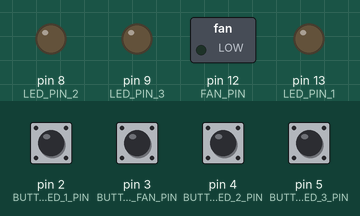
Bench run of a sketch on a simulated Arduino Uno, built with avr-gcc and run on an emulated ATmega328P. Shown: switched loads named in the sketch (green lamp = pin HIGH), output pins drawn as LEDs (lit = HIGH). The inputs (shaded band) are chosen by the test bench; at power-on: pin 2 (BUTTON_LED_1_PIN), pin 3 (BUTTON_FAN_PIN), pin 4 (BUTTON_LED_2_PIN), pin 5 (BUTTON_LED_3_PIN) HIGH.

Above: at 1.2 s.
1.3 s: pin 2 (BUTTON_LED_1_PIN) pulled LOW for 1 s
At 1.52 s:
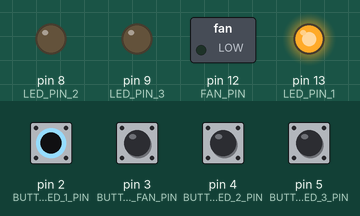
4.8 s: pin 3 (BUTTON_FAN_PIN) pulled LOW for 0.15 s
At 4.87 s:
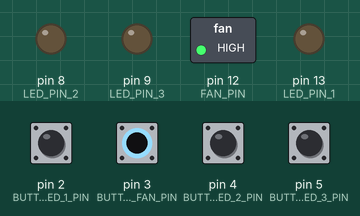
7.8 s: pin 4 (BUTTON_LED_2_PIN) pulled LOW for 1 s
At 8.6 s:
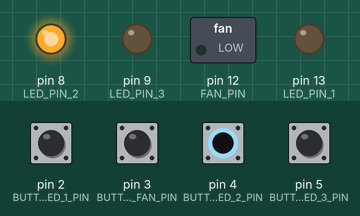
10.3 s: pin 5 (BUTTON_LED_3_PIN) pulled LOW for 0.15 s
At 10.37 s:
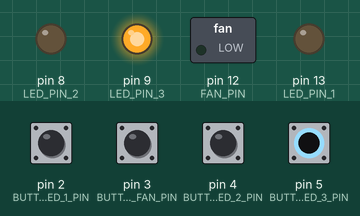
13.3 s: pin 2 (BUTTON_LED_1_PIN) pulled LOW for 0.15 s
At 14.9 s:
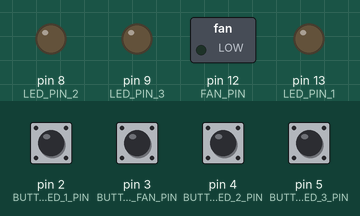
15.3 s: pin 3 (BUTTON_FAN_PIN) pulled LOW for 1 s
At 15.7 s:
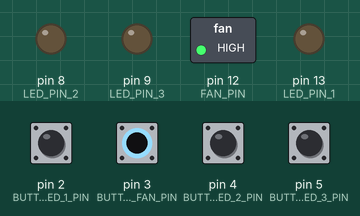
Timing chart, 0 to 18.3 s (numbered marks = the images above; inputs shaded):
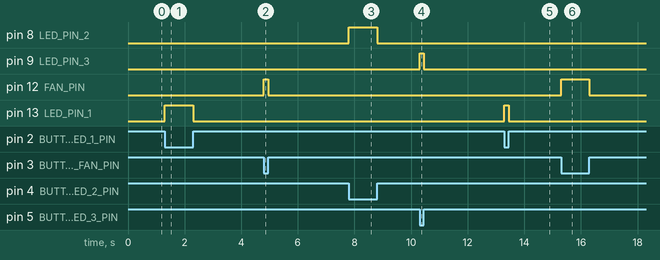

Measured:
- after the input at 1.3 s, pin 13 (LED_PIN_1): LOW → HIGH at once, → LOW 1.0 s later
- after the input at 4.8 s, pin 12 (FAN_PIN): LOW → HIGH at once, → LOW 0.15 s later
- after the input at 7.8 s, pin 8 (LED_PIN_2): LOW → HIGH at once, → LOW 1.0 s later
- after the input at 10.3 s, pin 9 (LED_PIN_3): LOW → HIGH at once, → LOW 0.15 s later
- after the input at 13.3 s, pin 13 (LED_PIN_1): LOW → HIGH at once, → LOW 0.15 s later
- after the input at 15.3 s, pin 12 (FAN_PIN): LOW → HIGH at once, → LOW 1.0 s later

The sketch:

led_and_fan_control_by_TIMER_2_code_copy_20241118225811.ino
```cpp
#define LED_PIN_1 13    // Pin for LED 1
#define LED_PIN_2 8     // Pin for LED 2
#define LED_PIN_3 9     // Pin for LED 3
#define FAN_PIN 12      // Pin for Fan (Motor)

#define BUTTON_LED_1_PIN 2   // Pin for LED 1 Control Button
#define BUTTON_LED_2_PIN 4   // Pin for LED 2 Control Button
#define BUTTON_LED_3_PIN 5   // Pin for LED 3 Control Button
#define BUTTON_FAN_PIN 3     // Pin for Fan Control Button

volatile bool toggleState = false;  // Variable to hold the toggle state for Timer
volatile bool ledButtonState1 = false, ledButtonState2 = false, ledButtonState3 = false, fanButtonState = false;  // To store the state of the buttons

void setup() {
  // Set pin modes for LEDs and Fan
  DDRB |= (1 << DDB5);  // Set Pin 13 as output (PB5 for LED 1)
  DDRB |= (1 << DDB4);  // Set Pin 12 as output (PB4 for Fan)
  DDRB |= (1 << DDB0);  // Set Pin 8 as output (PB0 for LED 2)
  DDRB |= (1 << DDB1);  // Set Pin 9 as output (PB1 for LED 3)

  // Set pin modes for buttons (inputs with pull-ups)
  pinMode(BUTTON_LED_1_PIN, INPUT_PULLUP);  // Button for LED 1
  pinMode(BUTTON_LED_2_PIN, INPUT_PULLUP);  // Button for LED 2
  pinMode(BUTTON_LED_3_PIN, INPUT_PULLUP);  // Button for LED 3
  pinMode(BUTTON_FAN_PIN, INPUT_PULLUP);    // Button for Fan

  // Initialize all pins to LOW (turn off both LEDs and Fan)
  PORTB &= ~(1 << PORTB5);  // Set Pin 13 (PB5) LOW (turn off LED 1)
  PORTB &= ~(1 << PORTB0);  // Set Pin 8 (PB0) LOW (turn off LED 2)
  PORTB &= ~(1 << PORTB1);  // Set Pin 9 (PB1) LOW (turn off LED 3)
  PORTB &= ~(1 << PORTB4);  // Set Pin 12 (PB4) LOW (turn off Fan)

  // Disable global interrupts before configuring the timer
  cli();

  // Set Timer 2 to normal mode (8-bit timer)
  TCCR2A = 0;  // Normal mode (WGM20=0, WGM21=0)
  TCCR2B = 0;  // Clear TCCR2B to reset settings

  // Set prescaler to 1024 (CS22=1, CS21=0, CS20=1)
  TCCR2B |= (1 << CS22) | (1 << CS20);

  // Initialize Timer 2 value to 0
  TCNT2 = 0;

  // Enable Timer 2 Overflow Interrupt
  TIMSK2 |= (1 << TOIE2);

  // Re-enable global interrupts
  sei();
}

// Timer 2 Overflow Interrupt Service Routine (ISR)
ISR(TIMER2_OVF_vect) {
  static int counter = 0;
  counter++;

  // Approximate 1 second delay with 8-bit Timer 2
  if (counter >= 61) {
    toggleState = !toggleState;  // Toggle the state

    // Toggle LED 1
    if (toggleState && !ledButtonState1) {
      PORTB |= (1 << PORTB5);  // Turn on LED 1
    } else {
      PORTB &= ~(1 << PORTB5);  // Turn off LED 1
    }

    // Toggle LED 2
    if (toggleState && !ledButtonState2) {
      PORTB |= (1 << PORTB0);  // Turn on LED 2
    } else {
      PORTB &= ~(1 << PORTB0);  // Turn off LED 2
    }

    // Toggle LED 3
    if (toggleState && !ledButtonState3) {
      PORTB |= (1 << PORTB1);  // Turn on LED 3
    } else {
      PORTB &= ~(1 << PORTB1);  // Turn off LED 3
    }

    // Toggle Fan
    if (toggleState && !fanButtonState) {
      PORTB |= (1 << PORTB4);  // Turn on Fan
    } else {
      PORTB &= ~(1 << PORTB4);  // Turn off Fan
    }

    counter = 0;
  }
}

void loop() {
  // Read the state of the buttons
  ledButtonState1 = digitalRead(BUTTON_LED_1_PIN) == LOW;  // Button for LED 1
  ledButtonState2 = digitalRead(BUTTON_LED_2_PIN) == LOW;  // Button for LED 2
  ledButtonState3 = digitalRead(BUTTON_LED_3_PIN) == LOW;  // Button for LED 3
  fanButtonState = digitalRead(BUTTON_FAN_PIN) == LOW;     // Button for Fan

  // Button control logic
  if (ledButtonState1) {
    PORTB |= (1 << PORTB5);  // Turn on LED 1
  } else {
    PORTB &= ~(1 << PORTB5);  // Turn off LED 1
  }

  if (ledButtonState2) {
    PORTB |= (1 << PORTB0);  // Turn on LED 2
  } else {
    PORTB &= ~(1 << PORTB0);  // Turn off LED 2
  }

  if (ledButtonState3) {
    PORTB |= (1 << PORTB1);  // Turn on LED 3
  } else {
    PORTB &= ~(1 << PORTB1);  // Turn off LED 3
  }

  if (fanButtonState) {
    PORTB |= (1 << PORTB4);  // Turn on Fan
  } else {
    PORTB &= ~(1 << PORTB4);  // Turn off Fan
  }
}
```
